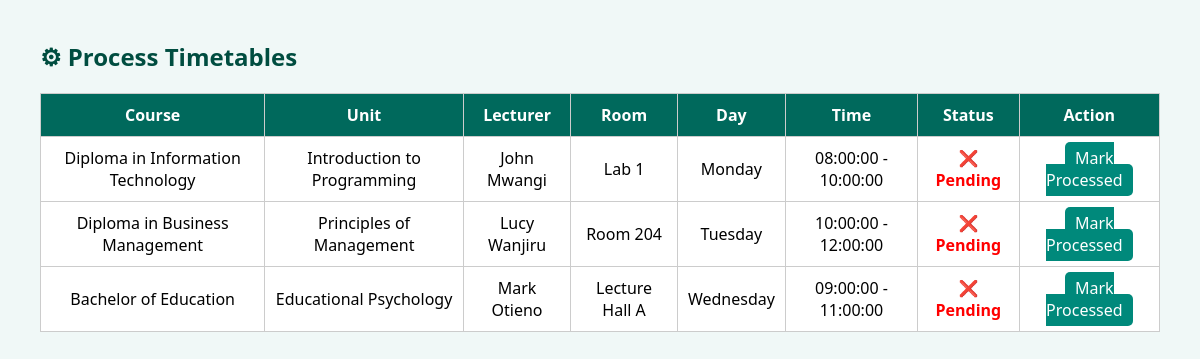
/process_timetable.php (signed in), run on the app's committed database.
### tables this page shows
CREATE TABLE timetables (
    timetable_id INT AUTO_INCREMENT PRIMARY KEY,
    course_id INT,
    unit_id INT,
    lecturer_id INT,
    room_id INT,
    semester_id INT,
    day_of_week ENUM('Monday', 'Tuesday', 'Wednesday', 'Thursday', 'Friday') NOT NULL,
    start_time TIME NOT NULL,
    end_time TIME NOT NULL,
    FOREIGN KEY (course_id) REFERENCES courses(course_id)
        ON DELETE CASCADE,
    FOREIGN KEY (unit_id) REFERENCES units(unit_id)
        ON DELETE CASCADE,
    FOREIGN KEY (lecturer_id) REFERENCES lecturers(lecturer_id)
        ON DELETE CASCADE,
    FOREIGN KEY (room_id) REFERENCES rooms(room_id)
        ON DELETE CASCADE,
    FOREIGN KEY (semester_id) REFERENCES semesters(semester_id)
        ON DELETE CASCADE
);

CREATE TABLE courses (
    course_id INT AUTO_INCREMENT PRIMARY KEY,
    course_code VARCHAR(20) NOT NULL,
    course_name VARCHAR(100) NOT NULL,
    department_id INT,
    FOREIGN KEY (department_id) REFERENCES departments(department_id)
        ON DELETE CASCADE
);

CREATE TABLE units (
    unit_id INT AUTO_INCREMENT PRIMARY KEY,
    unit_code VARCHAR(20) NOT NULL,
    unit_name VARCHAR(100) NOT NULL,
    course_id INT,
    FOREIGN KEY (course_id) REFERENCES courses(course_id)
        ON DELETE CASCADE
);

CREATE TABLE lecturers (
    lecturer_id INT AUTO_INCREMENT PRIMARY KEY,
    full_name VARCHAR(100) NOT NULL,
    email VARCHAR(100) UNIQUE NOT NULL,
    password VARCHAR(255) NOT NULL,
    availability ENUM('Full-Time', 'Part-Time', 'Visiting') DEFAULT 'Full-Time',
    department_id INT,
    FOREIGN KEY (department_id) REFERENCES departments(department_id)
        ON DELETE SET NULL
);

CREATE TABLE rooms (
    room_id INT AUTO_INCREMENT PRIMARY KEY,
    room_name VARCHAR(50) NOT NULL,
    capacity INT NOT NULL,
    building_name VARCHAR(100) NOT NULL
);

### process_timetable.php (the view, shortened to what this page needs)
<?php
include 'db_connect.php';
$result = $conn->query("SELECT t.timetable_id, c.course_name, u.unit_name, l.full_name AS lecturer,
                               r.room_name, t.day_of_week, t.start_time, t.end_time
                        FROM timetables t
                        JOIN courses c ON t.course_id = c.course_id
                        JOIN units u ON t.unit_id = u.unit_id
                        JOIN lecturers l ON t.lecturer_id = l.lecturer_id
                        JOIN rooms r ON t.room_id = r.room_id
                        ORDER BY t.day_of_week, t.start_time");
?>
<!DOCTYPE html>
<html>
<head>
</head>
<body>
<h2>⚙ Process Timetables</h2>
<table>
<tr>
    <th>Course</th>
    <th>Unit</th>
    <th>Lecturer</th>
    <th>Room</th>
    <th>Day</th>
    <th>Time</th>
    <th>Status</th>
    <th>Action</th>
</tr>
<?php while($row = $result->fetch_assoc()):
    $id = $row['timetable_id'];
    $processed = isset($_SESSION['marked'][$id]);
?>
<tr>
    <td><?= htmlspecialchars($row['course_name']) ?></td>
    <td><?= htmlspecialchars($row['unit_name']) ?></td>
    <td><?= htmlspecialchars($row['lecturer']) ?></td>
    <td><?= htmlspecialchars($row['room_name']) ?></td>
    <td><?= htmlspecialchars($row['day_of_week']) ?></td>
    <td><?= htmlspecialchars($row['start_time']) ?> - <?= htmlspecialchars($row['end_time']) ?></td>
    <td class="<?= $processed ? 'processed' : 'pending' ?>">
        <?= $processed ? '✅ Processed' : '❌ Pending' ?>
    </td>
    <td>
        <?php if (!$processed): ?>
            <a href="?mark=1&id=<?= $id ?>" class="process-btn">Mark Processed</a>
        <?php else: ?>
            <span style="color: gray;">Done</span>
        <?php endif; ?>
    </td>
</tr>
<?php endwhile; ?>
</table>
</body>
</html>

### process_timetable.php (style rules this page uses)
body { font-family: 'Segoe UI'; margin: 40px; background: #f0f8f7; }
h2 { color: #004d40; }
table { width: 100%; border-collapse: collapse; background: #fff; margin-top: 15px; }
th, td { padding: 10px; border: 1px solid #ccc; text-align: center; }
th { background: #00695c; color: white; }
.process-btn { background: #00897b; color: white; padding: 5px 10px; border-radius: 5px; text-decoration: none; }
.pending { color: red; font-weight: bold; }

### data on the page
timetables: course.course_name "Diploma in Information Technology", unit.unit_name "Introduction to Programming", lecturer.full_name "John Mwangi", room.room_name "Lab 1", day_of_week "Monday", start_time "08:00:00", end_time "10:00:00", shows "❌ Pending"
timetables: course.course_name "Diploma in Business Management", unit.unit_name "Principles of Management", lecturer.full_name "Lucy Wanjiru", room.room_name "Room 204", day_of_week "Tuesday", start_time "10:00:00", end_time "12:00:00", shows "❌ Pending"
timetables: course.course_name "Bachelor of Education", unit.unit_name "Educational Psychology", lecturer.full_name "Mark Otieno", room.room_name "Lecture Hall A", day_of_week "Wednesday", start_time "09:00:00", end_time "11:00:00", shows "❌ Pending"
